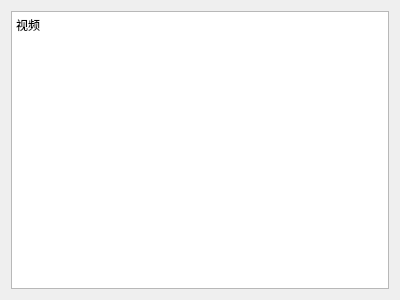
<?xml version="1.0" encoding="UTF-8"?>
<ui version="4.0">
 <class>VideoPage</class>
 <widget class="QWidget" name="VideoPage">
  <property name="geometry">
   <rect>
    <x>0</x>
    <y>0</y>
    <width>400</width>
    <height>300</height>
   </rect>
  </property>
  <property name="windowTitle">
   <string>Form</string>
  </property>
  <layout class="QHBoxLayout" name="horizontalLayout">
   <item>
    <widget class="QTextEdit" name="textEdit">
     <property name="html">
      <string>&lt;!DOCTYPE HTML PUBLIC &quot;-//W3C//DTD HTML 4.0//EN&quot; &quot;http://www.w3.org/TR/REC-html40/strict.dtd&quot;&gt;
&lt;html&gt;&lt;head&gt;&lt;meta name=&quot;qrichtext&quot; content=&quot;1&quot; /&gt;&lt;style type=&quot;text/css&quot;&gt;
p, li { white-space: pre-wrap; }
&lt;/style&gt;&lt;/head&gt;&lt;body style=&quot; font-family:'SimSun'; font-size:9pt; font-weight:400; font-style:normal;&quot;&gt;
&lt;p style=&quot; margin-top:0px; margin-bottom:0px; margin-left:0px; margin-right:0px; -qt-block-indent:0; text-indent:0px;&quot;&gt;视频&lt;/p&gt;&lt;/body&gt;&lt;/html&gt;</string>
     </property>
    </widget>
   </item>
  </layout>
 </widget>
 <resources/>
 <connections/>
</ui>
